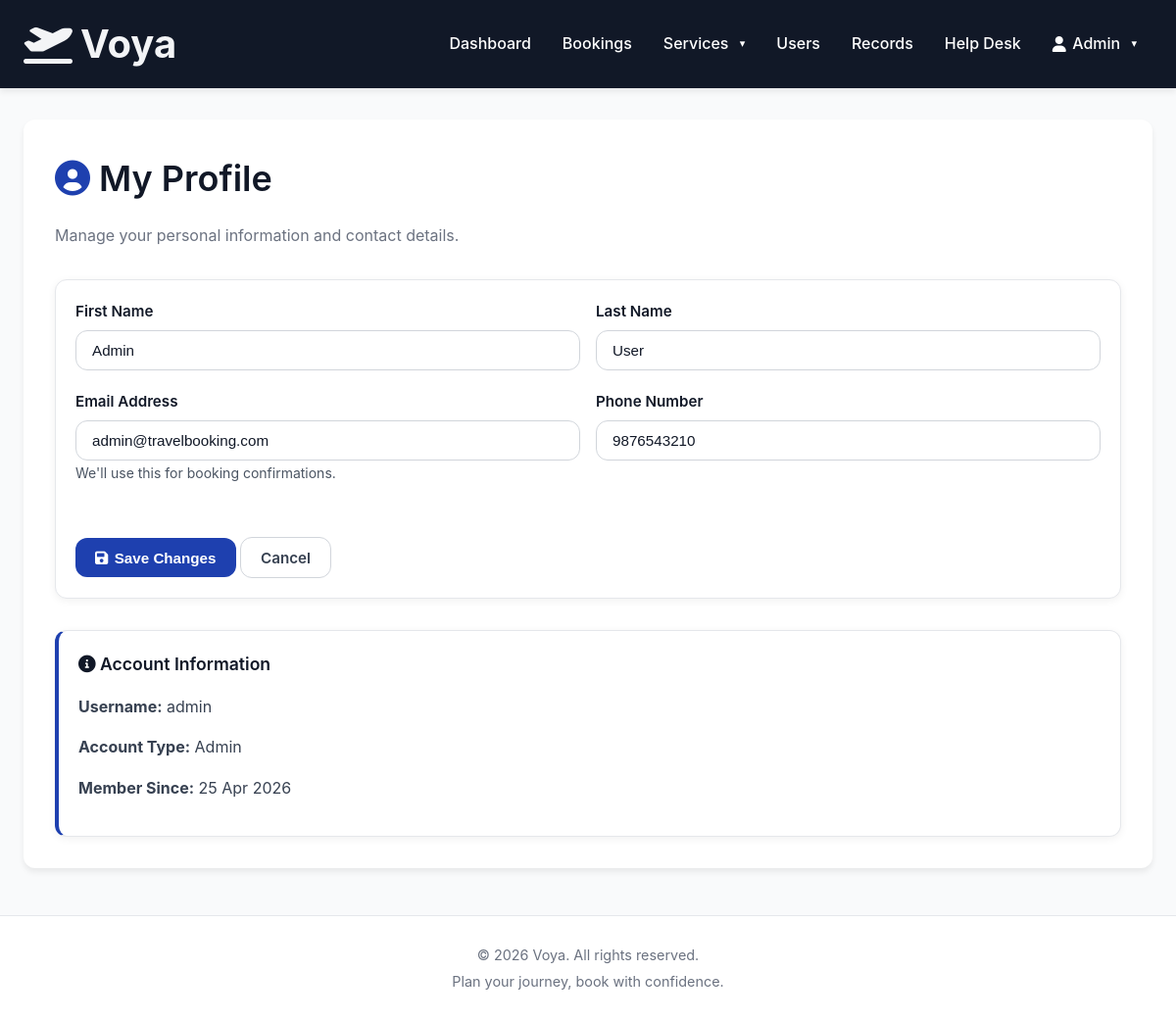
Page /customer/profile (signed in) on the committed database.
### app/models.py (models this page shows, shortened)
class User(UserMixin, db.Model):
    __tablename__ = 'users'
    id = db.Column(db.Integer, primary_key=True)
    username = db.Column(db.String(100), unique=True, nullable=False)
    email = db.Column(db.String(100), unique=True, nullable=False)
    password_hash = db.Column(db.String(255), nullable=False)
    first_name = db.Column(db.String(100))
    last_name = db.Column(db.String(100))
    phone = db.Column(db.String(20))
    role = db.Column(db.String(20), default='customer')  # 'customer' or 'admin'
    is_active = db.Column(db.Boolean, default=True)
    created_at = db.Column(db.DateTime, default=datetime.utcnow)
    bookings = db.relationship('Booking', foreign_keys='Booking.user_id', backref='user', lazy=True, cascade='all, delete-orphan')
    payments = db.relationship('Payment', backref='user', lazy=True, cascade='all, delete-orphan')
    confirmed_bookings = db.relationship('Booking', foreign_keys='Booking.confirmed_by', backref='admin_confirmer')
    def is_admin(self):
        return self.role == 'admin'

### app/routes/customer.py (the view, shortened to what this page needs)
@bp.route('/profile', methods=['GET', 'POST'])
@login_required
def profile():
    return render_template('customer/profile.html')

### app/templates/customer/profile.html (shortened to what this page needs)
{% extends "base.html" %}
{% block content %}
<div class="page-wrap">
    <div class="profile-header mb-4">
        <h1><i class="fas fa-user-circle text-primary"></i> My Profile</h1>
        <p class="text-muted">Manage your personal information and contact details.</p>
    </div>
    <div class="card">
        <div class="card-body">
            <form method="POST">
                <div class="grid grid-2">
                    <div class="field">
                        <label>First Name</label>
                        <input type="text" name="first_name" value="{{ current_user.first_name or '' }}" class="input" placeholder="Enter first name">
                    </div>
                    <div class="field">
                        <label>Last Name</label>
                        <input type="text" name="last_name" value="{{ current_user.last_name or '' }}" class="input" placeholder="Enter last name">
                    </div>
                </div>
                <div class="grid grid-2">
                    <div class="field">
                        <label>Email Address</label>
                        <input type="email" name="email" value="{{ current_user.email }}" class="input" required placeholder="Enter email">
                        <small>We'll use this for booking confirmations.</small>
                    </div>
                    <div class="field">
                        <label>Phone Number</label>
                        <input type="text" name="phone" value="{{ current_user.phone or '' }}" class="input" placeholder="Enter phone number">
                    </div>
                </div>
                <div class="mt-4">
                    <button type="submit" class="btn btn-main">
                        <i class="fas fa-save"></i> Save Changes
                    </button>
                    <a href="{{ url_for('customer.dashboard') }}" class="btn btn-ghost">Cancel</a>
                </div>
            </form>
        </div>
    </div>
    <div class="card mt-4" style="border-left: 4px solid var(--primary);">
        <div class="card-body">
            <h5><i class="fas fa-info-circle"></i> Account Information</h5>
            <div class="mt-2">
                <p><strong>Username:</strong> {{ current_user.username }}</p>
                <p><strong>Account Type:</strong> {{ current_user.role|capitalize }}</p>
                <p><strong>Member Since:</strong> {{ current_user.created_at.strftime('%d %b %Y') }}</p>
            </div>
        </div>
    </div>
</div>
{% endblock %}

### app/templates/base.html (shortened to what this page needs)
<!DOCTYPE html>
<html lang="en">
<head>
    <link href="{{ url_for('static', filename='css/style.css') }}" rel="stylesheet">
    <link href="https://cdnjs.cloudflare.com/ajax/libs/font-awesome/6.0.0/css/all.min.css" rel="stylesheet">
</head>
<body>
    {% if request.endpoint not in ['auth.login', 'auth.register'] %}
    <nav class="nav">
        <a class="nav-brand"
            href="{% if current_user.is_authenticated %}{% if current_user.is_admin() %}{{ url_for('admin.dashboard') }}{% else %}{{ url_for('customer.dashboard') }}{% endif %}{% else %}{{ url_for('auth.login') }}{% endif %}">
            <i class="fas fa-plane-departure"></i> Voya
        </a>
        {% if current_user.is_authenticated %}
        <ul class="nav-items">
            {% if current_user.is_admin() %}
            <li><a href="{{ url_for('admin.dashboard') }}">Dashboard</a></li>
            <li><a href="{{ url_for('admin.manage_bookings') }}">Bookings</a></li>
            <li class="dropdown">
                <a class="dropdown-trigger" onclick="this.nextElementSibling.classList.toggle('open')">Services</a>
            </li>
            <li><a href="{{ url_for('admin.manage_users') }}">Users</a></li>
            <li><a href="{{ url_for('admin.records') }}">Records</a></li>
            <li><a href="{{ url_for('admin.help_desk') }}">Help Desk</a></li>
            {% endif %}
            <li class="dropdown">
                <a class="dropdown-trigger" onclick="this.nextElementSibling.classList.toggle('open')">
                    <i class="fas fa-user"></i> {{ current_user.first_name or current_user.username }}
                </a>
            </li>
        </ul>
        {% endif %}
    </nav>
    {% endif %}
    <div class="container mt-2">
        {% block content %}{% endblock %}
    </div>
    <footer class="footer">
        <p>&copy; 2026 Voya. All rights reserved.</p>
        <p>Plan your journey, book with confidence.</p>
    </footer>
</body>
</html>

### app/static/css/style.css (style rules this page uses)
:root { --primary: #1e40af; --primary-dark: #1e3a8a; --primary-light: #eff6ff; --dark: #111827; --light: #f3f4f6; --white: #ffffff; --gray-50: #f9fafb; --gray-100: #f3f4f6; --gray-200: #e5e7eb; --gray-300: #d1d5db; --gray-400: #9ca3af; --gray-500: #6b7280; --gray-600: #4b5563; --gray-700: #374151; --gray-800: #1f2937; --gray-900: #111827; --green: #10b981; --green-light: #d1fae5; --green-dark: #065f46; --yellow: #f59e0b; --yellow-light: #fef3c7; --yellow-dark: #78350f; --red: #dc2626; --red-light: #fee2e2; --red-dark: #7f1d1d; --blue-info: #0ea5e9; --blue-info-light: #e0f2fe; --blue-info-dark: #0c4a6e; --radius: 12px; --shadow: 0 4px 6px rgba(0, 0, 0, 0.07); --shadow-lg: 0 10px 25px rgba(0, 0, 0, 0.08); --ease: all 0.2s ease; }
*, *::before, *::after { margin: 0; padding: 0; box-sizing: border-box; }
html, body { height: 100%; }
body { background: var(--gray-50); color: var(--gray-900); font-family: -apple-system, BlinkMacSystemFont, 'Segoe UI', Roboto, Oxygen, Ubuntu, Cantarell, sans-serif; font-size: 1rem; line-height: 1.6; }
h1, h2, h3, h4, h5, h6 { font-weight: 600; color: var(--gray-900); margin-bottom: 1rem; }
h1 { font-size: 2.25rem; }
h5 { font-size: 1.1rem; }
p { margin-bottom: 1rem; color: var(--gray-700); }
a { color: var(--primary); text-decoration: none; transition: var(--ease); font-weight: 500; }
small { color: var(--gray-600); font-size: 0.875rem; }
ol, ul { padding-left: 1.5rem; }
.nav { background: var(--dark); padding: 0 1.5rem; box-shadow: var(--shadow); position: sticky; top: 0; z-index: 1000; height: 90px; display: flex; align-items: center; justify-content: space-between; }
.nav-brand { font-weight: 700; font-size: 40px; color: var(--light) !important; display: flex; align-items: center; gap: 0.5rem; }
.nav-items { display: flex; list-style: none; align-items: center; gap: 0; }
.nav-items a { color: var(--white) !important; padding: 0.6rem 1rem; font-weight: 500; transition: var(--ease); display: flex; align-items: center; gap: 0.4rem; white-space: nowrap; }
.dropdown { position: relative; }
.dropdown-trigger { cursor: pointer; }
.dropdown-trigger::after { content: '▾'; margin-left: 0.3rem; font-size: 0.7rem; }
.container { width: 100%; max-width: 1200px; margin: 0 auto; padding: 0 1.5rem; }
.page-wrap { background: var(--white); border-radius: var(--radius); box-shadow: var(--shadow); padding: 2rem; margin-top: 2rem; margin-bottom: 2rem; }
.grid { display: grid; gap: 1rem; }
.grid-2 { grid-template-columns: repeat(2, 1fr); }
.card { background: var(--white); border: 1px solid var(--gray-200); border-radius: var(--radius); box-shadow: 0 2px 8px rgba(0, 0, 0, 0.06); overflow: hidden; transition: var(--ease); }
.card-body { padding: 1.25rem; }
.btn { display: inline-flex; align-items: center; justify-content: center; gap: 0.4rem; padding: 0.6rem 1.25rem; font-weight: 600; text-align: center; text-decoration: none; border: none; border-radius: var(--radius); cursor: pointer; transition: var(--ease); font-size: 0.95rem; outline: none; line-height: 1.4; }
.btn-main { background: var(--primary); color: var(--white); }
.btn-ghost { background: var(--white); color: var(--gray-700); border: 1px solid var(--gray-300); }
.field { margin-bottom: 1.25rem; }
label { display: block; margin-bottom: 0.4rem; font-weight: 600; color: var(--dark); font-size: 0.95rem; }
.input { width: 100%; padding: 0.7rem 1rem; font-size: 0.95rem; color: var(--dark); background: var(--white); border: 1px solid var(--gray-300); border-radius: var(--radius); transition: var(--ease); }
.input::placeholder { color: var(--gray-400); }
.footer { background: var(--white); color: var(--gray-500); text-align: center; padding: 1.5rem; margin-top: 3rem; border-top: 1px solid var(--gray-200); }
.footer p { margin: 0.25rem 0; color: var(--gray-500); font-size: 0.9rem; }
.mt-2 { margin-top: 1rem; }
.mt-4 { margin-top: 2rem; }
.mb-4 { margin-bottom: 2rem; }
.text-muted { color: var(--gray-500); }
.text-primary { color: var(--primary); }

### rows in the picture
User: first_name "Admin", last_name "User", email "admin@travelbooking.com", phone "9876543210", username "admin", role "Admin", created_at "25 Apr 2026"
